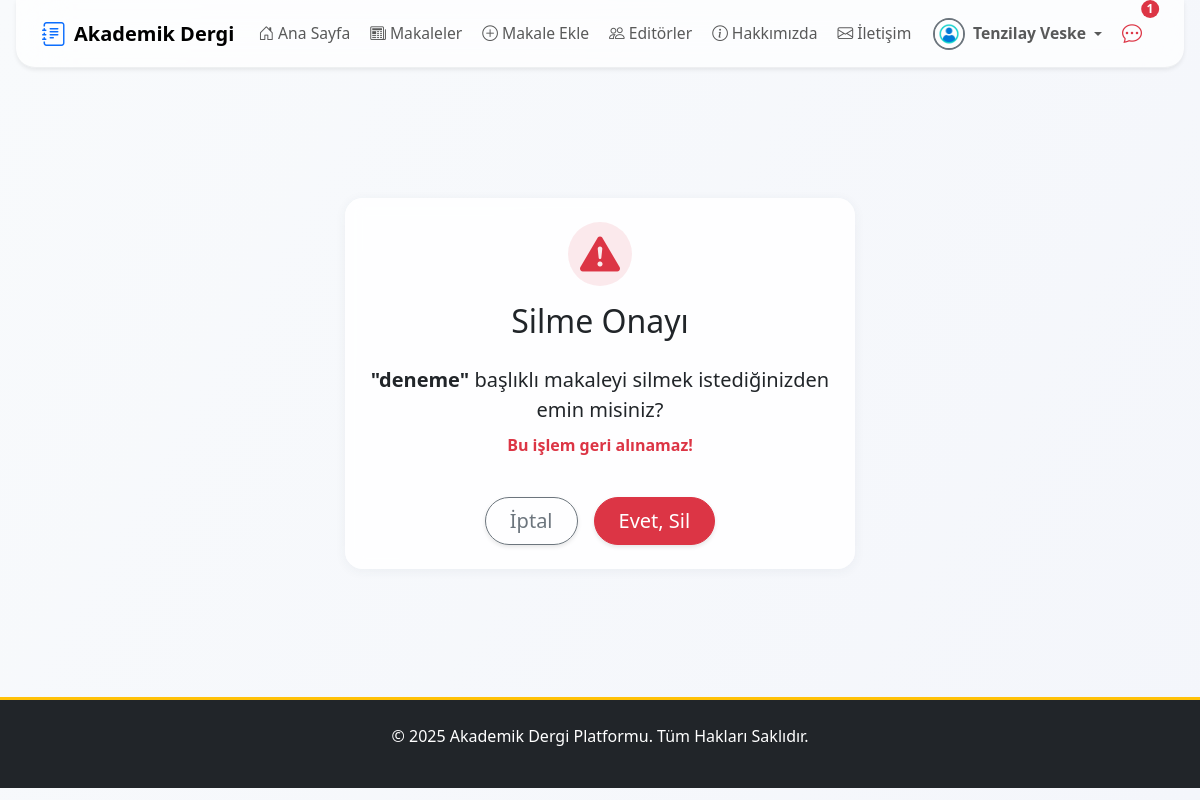
Screenshot of /articles/sil/deneme-2/ (signed in) with the database file from the repository.
### apps/users/models.py (models this page shows, shortened)
class User(AbstractUser):
    email = models.EmailField(unique=True, verbose_name="E-posta Adresi")
    biyografi = models.TextField(blank=True, null=True, verbose_name="Biyografi")
    profile_resmi = models.ImageField(
        upload_to=profile_pic_path,
        default='profile_pics/default.png',
        verbose_name="Profil Resmi"
    )
    resume = models.FileField(
        upload_to=resume_path,
        blank=True,
        null=True,
        verbose_name="Özgeçmiş (PDF)"
    )
    is_editor = models.BooleanField(default=False, verbose_name="Editör Yetkisi")
    goster_editorler_sayfasinda = models.BooleanField(
        default=False,
        verbose_name="Editörler Sayfasında Gösterilsin mi?"
    )
    def get_full_name(self):
        return f"{self.first_name} {self.last_name}".strip()

### apps/articles/models.py (models this page shows, shortened)
class Makale(models.Model):
    baslik = models.CharField(max_length=255, verbose_name="Başlık")
    slug = models.SlugField(max_length=255, unique=True, blank=True, help_text="Bu alan otomatik oluşturulur.")
    aciklama = models.TextField(verbose_name="Açıklama/Özet")
    pdf_dosyasi = models.FileField(upload_to=article_pdf_path, verbose_name="PDF Dosyası")
    anahtar_kelimeler = models.CharField(max_length=255, verbose_name="Anahtar Kelimeler", help_text="Kelimeleri virgül (,) ile ayırınız.", blank=True)
    yazarlar = models.ManyToManyField(Yazar, related_name='makaleler', verbose_name="Yazarlar")
    dergi_sayisi = models.ForeignKey(DergiSayisi, on_delete=models.SET_NULL, null=True, blank=True, related_name='makaleler', verbose_name="Dergi Sayısı")
    admin_notu = models.TextField(blank=True, null=True, verbose_name="Editör/Admin Notu")
    goruntulenme_sayisi = models.PositiveIntegerField(default=0, verbose_name="Görüntülenme Sayısı")
    goster_makaleler_sayfasinda = models.BooleanField(default=False, verbose_name="Yayında mı?")
    olusturulma_tarihi = models.DateTimeField(auto_now_add=True)
    guncellenme_tarihi = models.DateTimeField(auto_now=True)
    admin_notu_okundu = models.BooleanField(default=True)
    class Meta:
        verbose_name = "Makale"
        verbose_name_plural = "Makaleler"
        ordering = ['-olusturulma_tarihi']

### apps/articles/views.py (the view, shortened to what this page needs)
# urls.py: path('sil/<slug:slug>/', MakaleDeleteView.as_view(), name='makale_sil'),
class MakaleDeleteView(AuthorRequiredMixin, DeleteView):
    model = Makale
    template_name = 'articles/makale_confirm_delete.html'
    success_url = reverse_lazy('makalelerim')

### apps/core/context_processors.py (called while the page is built)
def notification_context(request):
    if not request.user.is_authenticated:
        return {}
    user = request.user
    context = {}
    if user.is_superuser:
        context['unread_messages_count'] = IletisimFormu.objects.filter(cevaplandi=False).count()
    else:
        context['unread_messages_count'] = 0
    if user.is_superuser or user.is_editor:
        context['draft_articles_count'] = Makale.objects.filter(goster_makaleler_sayfasinda=False).count()
    else:
        context['draft_articles_count'] = 0
    context['unread_notes_count'] = Makale.objects.filter(
        yazarlar__user_hesabi=user,
        admin_notu_okundu=False
    ).exclude(admin_notu__isnull=True).exclude(admin_notu__exact='').count()
    return context

### apps/core/mixins.py (called while the page is built)
    def dispatch(self, request, *args, **kwargs):
        if not request.user.is_authenticated:
            return redirect('login')
        slug = kwargs.get('slug')
        makale = get_object_or_404(Makale, slug=slug)
        is_author = makale.yazarlar.filter(user_hesabi=request.user).exists()
        is_privileged = request.user.is_editor or request.user.is_superuser
        if not (is_author or is_privileged):
            messages.error(request, 'Bu işlem için yetkiniz bulunmamaktadır.')
            return redirect('anasayfa')
        return super().dispatch(request, *args, **kwargs)

### templates/articles/makale_confirm_delete.html (shortened to what this page needs)
{% extends 'base.html' %}
{% block content %}
<div class="container py-5">
    <div class="row justify-content-center">
        <div class="col-12 col-md-8 col-lg-6">
            <div class="card glass-card border-0 shadow-lg p-4">
                <div class="text-center mb-3">
                    <div class="d-inline-flex align-items-center justify-content-center bg-danger bg-opacity-10 rounded-circle mb-3" style="width:64px; height:64px;">
                        <i class="bi bi-exclamation-triangle-fill text-danger fs-1"></i>
                    </div>
                    <h2 class="mb-2">Silme Onayı</h2>
                </div>
                <div class="text-center mb-4">
                    <p class="fs-5 mb-2"><strong>"{{ object.baslik }}"</strong> başlıklı makaleyi silmek istediğinizden emin misiniz?</p>
                    <p class="text-danger fw-semibold">Bu işlem geri alınamaz!</p>
                </div>
                <form method="post" class="d-flex flex-column flex-md-row justify-content-center gap-3">
                    <a href="{% url 'makalelerim' %}" class="btn btn-outline-secondary btn-lg rounded-pill px-4">İptal</a>
                    <button type="submit" class="btn btn-danger btn-lg rounded-pill px-4">Evet, Sil</button>
                </form>
            </div>
        </div>
    </div>
</div>
{% endblock %}

### templates/partials/_navbar.html (shortened to what this page needs)
{% load static %}
{% load form_tags %}
<nav class="navbar navbar-expand-lg navbar-light fixed-top navbar-glass shadow-sm">
    <div class="container position-relative">
        <a class="navbar-brand d-none d-lg-flex align-items-center me-3" href="{% url 'anasayfa' %}">
            <i class="bi bi-journal-text fs-4 me-2 text-primary"></i>
            <span>Akademik Dergi</span>
        </a>
        <div class="collapse navbar-collapse justify-content-between mobile-glass-menu" id="navbarNav">
            <ul class="navbar-nav me-auto mb-2 mb-lg-0 gap-lg-1 gap-2 mobile-menu-list">
                <li class="nav-item">
                    <a href="{% url 'anasayfa' %}" class="nav-link {% if request.resolver_match.url_name == 'anasayfa' %}active fw-bold{% endif %}">
                        <i class="bi bi-house-door me-1"></i>Ana Sayfa
                    </a>
                </li>
                <li class="nav-item">
                    <a href="{% url 'makale_list' %}" class="nav-link {% if request.resolver_match.url_name == 'makale_list' %}active fw-bold{% endif %}">
                        <i class="bi bi-newspaper me-1"></i>Makaleler
                    </a>
                </li>
                {% if user.is_authenticated and not user.is_superuser %}
                    <li class="nav-item">
                    <a href="{% url 'makale_ekle' %}" class="nav-link {% if request.resolver_match.url_name == 'makale_ekle' %}active fw-bold{% endif %}">
                        <i class="bi bi-plus-circle me-1"></i>Makale Ekle
                        </a>
                    </li>
                    {% endif %}
                <li class="nav-item">
                    <a href="{% url 'editorler' %}" class="nav-link {% if request.resolver_match.url_name == 'editorler' %}active fw-bold{% endif %}">
                        <i class="bi bi-people me-1"></i>Editörler
                    </a>
                </li>
                <li class="nav-item">
                    <a href="{% url 'hakkinda' %}" class="nav-link {% if request.resolver_match.url_name == 'hakkinda' %}active fw-bold{% endif %}">
                        <i class="bi bi-info-circle me-1"></i>Hakkımızda
                    </a>
                </li>
                        <li class="nav-item">
                    <a href="{% url 'iletisim' %}" class="nav-link {% if request.resolver_match.url_name == 'iletisim' %}active fw-bold{% endif %}">
                        <i class="bi bi-envelope me-1"></i>İletişim
                            </a>
                        </li>
            </ul>
            <ul class="navbar-nav align-items-center gap-lg-1 gap-2 d-none d-lg-flex">
                {% if user.is_authenticated %}
                    <li class="nav-item dropdown">
                        <a class="nav-link dropdown-toggle d-flex align-items-center" href="#" id="userDropdownDesktop" role="button" data-bs-toggle="dropdown" aria-expanded="false">
                            {% if user.profile_resmi %}
                                <img src="{{ user.profile_resmi.url }}" class="rounded-circle me-2" width="32" height="32" alt="{{ user.get_full_name|default:user.username }}" style="object-fit: cover;">
                            {% else %}
                                <div class="rounded-circle bg-primary bg-opacity-10 d-flex justify-content-center align-items-center me-2" style="width: 32px; height: 32px;">
                                    <i class="bi bi-person text-primary"></i>
                                </div>
                            {% endif %}
                            <span class="fw-semibold me-1">
                                {% if user.is_superuser %}
                                    ADMİN
                                {% else %}
                            {{ user.get_full_name|default:user.username }}
                                {% endif %}
                            </span>
                        </a>
                    </li>
                {% endif %}
                {% if user.is_authenticated %}
                    {% if unread_notes_count and unread_notes_count > 0 %}
                    <li class="nav-item position-relative me-2">
                        <a href="{% url 'makalelerim' %}" class="nav-link px-2" title="Yeni Admin Notu Olan Makaleler">
                            <i class="bi bi-chat-dots fs-5 text-danger"></i>
                            <span class="position-absolute top-0 start-100 translate-middle badge rounded-pill bg-danger text-white small-badge">{{ unread_notes_count }}</span>
                        </a>
                    </li>
                    {% endif %}
                {% endif %}
            </ul>
        </div>
    </div>
</nav>

### static/css/style.css (style rules this page uses)
body { font-family: 'Segoe UI', Roboto, 'Helvetica Neue', Arial, sans-serif; background-color: #f8f9fa; transition: background-color 0.3s; }
.navbar-brand { font-weight: bold; }
.navbar .dropdown-toggle img { border: 2px solid #6c757d; transition: transform 0.2s; }
.btn { transition: all 0.3s ease; box-shadow: 0 2px 4px rgba(0,0,0,0.1); }
.card { transition: transform 0.3s ease, box-shadow 0.3s ease; border: none; box-shadow: 0 4px 6px rgba(0,0,0,0.1); }

### templates/base.html (style rules this page uses)
body { background: linear-gradient(120deg, #f8fafc 0%, #f4f6fb 100%); min-height: 100vh; font-family: 'Segoe UI', 'Roboto', 'Helvetica Neue', Arial, sans-serif; color: #222; transition: background 0.3s; }
.modern-card, .card { border-radius: 1.1rem !important; box-shadow: 0 2px 12px 0 rgba(44,62,80,0.06) !important; border: none !important; }
.modern-btn, .btn { border-radius: 2rem !important; font-weight: 500; transition: box-shadow 0.2s, background 0.2s; }
body { opacity: 0; transition: opacity 0.5s; }

### templates/partials/_navbar.html (style rules this page uses)
.navbar-glass { background: rgba(255, 255, 255, 0.7); backdrop-filter: blur(24px); -webkit-backdrop-filter: blur(24px); border-bottom: 1.5px solid rgba(44, 62, 80, 0.07); transition: all 0.3s cubic-bezier(.4,0,.2,1); border-radius: 0 0 1.2rem 1.2rem; margin: 0 1rem; width: calc(100% - 2rem); box-shadow: 0 4px 24px 0 rgba(44,62,80,0.07); }
.navbar-nav .nav-link { font-size: 0.98rem; padding: 0.6rem 1.1rem; border-radius: 0.7rem; transition: background 0.2s, color 0.2s; }
.navbar-nav .position-relative { margin-right: 0.5rem; }
@media (min-width: 992px) { .d-lg-flex { display: flex !important; } }
body { padding-top: 80px; }
.small-badge { font-size: 0.75rem; padding: 0.25em 0.45em; z-index: 2; }

### templates/articles/makale_confirm_delete.html (style rules this page uses)
.glass-card { background: rgba(255,255,255,0.85); backdrop-filter: blur(8px); -webkit-backdrop-filter: blur(8px); border-radius: 1.3rem; box-shadow: 0 8px 32px 0 rgba(44,62,80,0.13); }

### rows the page displays
User: profile_resmi (placeholder picture), get_full_name "Tenzilay Veske"
Makale: baslik "deneme"

### other values shown
{{ unread_notes_count }} "1"
